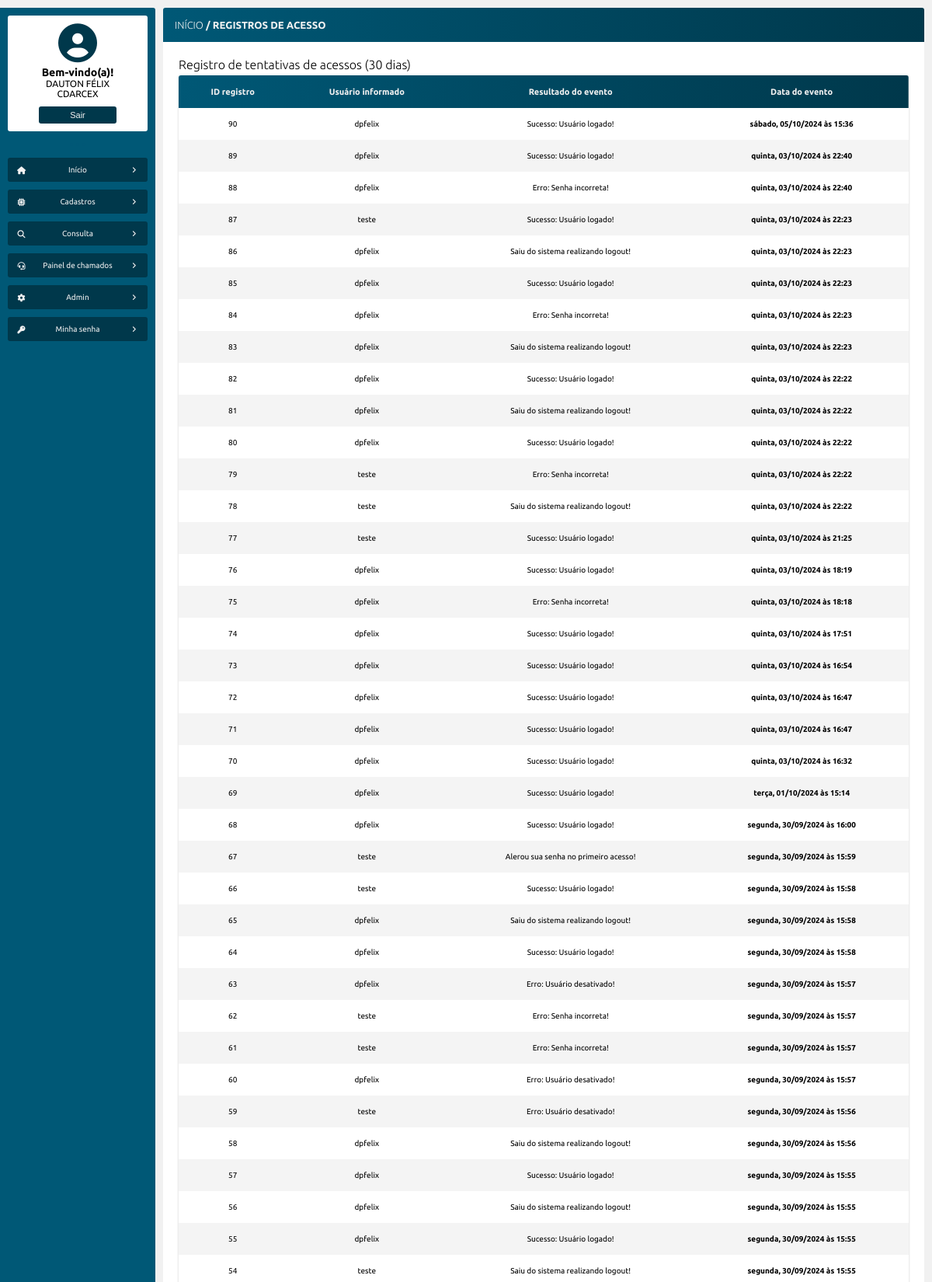
Page /log_logins.php (signed in, upper part) on the committed database.
### tables this page shows
CREATE TABLE `tb_logs_login` (
  `id` int NOT NULL AUTO_INCREMENT,
  `id_usuario` int DEFAULT NULL,
  `usuario_informado` varchar(100) DEFAULT NULL,
  `evento` varchar(100) DEFAULT NULL,
  `data_evento` datetime DEFAULT CURRENT_TIMESTAMP,
  PRIMARY KEY (`id`)
);

### src/model/Logs.php (called while the page is built, shortened)
<?php
class Logs
{
    public function __construct(private PDO $pdo)
    {
        $this->pdo = $pdo;
    }
    public function exibeRegistrosLogAcessos(): array
    {
        $sql = "SELECT *, DATE_FORMAT(data_evento, '%W, %d/%m/%Y às %H:%i' )
                AS data_evento
                FROM tb_logs_login
                WHERE data_evento >= DATE_SUB(CURDATE(), INTERVAL 30 DAY)
                ORDER BY id DESC";
        $stmt = $this->pdo->prepare($sql);
        $stmt->execute();
        $resultado = $stmt->fetchAll(PDO::FETCH_ASSOC);
        return $resultado;
    }
}

### log_logins.php (the view, shortened to what this page needs)
<?php
require_once "src/config/conexao_bd.php";
$logs = new Logs($pdo);
$dados_logs = $logs->exibeRegistrosLogAcessos();
?>
<!DOCTYPE html>
<html>
<head>
    <?php
        require_once "src/views/layout/head.php";
    ?>
</head>
<body>
    <main class="corpo">
        <?php
            require_once "src/views/layout/menu_lateral.php";
        ?>
        <section class="principal">
            <article class="conteudo">
                <header class="conteudo-cabecalho">
                <h3><a href="inicio.php">INÍCIO</a> / REGISTROS DE ACESSO</h3>
                </header>
                <section class="conteudo-center">
                            <h1>Registro de tentativas de acessos (30 dias)</h1>
                            <table>
                                <thead>
                                    <td>ID registro</td>
                                    <td>Usuário informado</td>
                                    <td>Resultado do evento</td>
                                    <td>Data do evento</td>
                                </thead>
                                <tbody>
                                    <?php foreach ($dados_logs as $logs) : ?>
                                        <tr>
                                            <td><?= htmlentities($logs['id']) ?></td>
                                            <td><?= htmlentities($logs['usuario_informado']) ?></td>
                                            <td><?= htmlentities($logs['evento']) ?></td>
                                            <td><b><?= htmlentities($logs['data_evento']) ?></b></td>
                                        </tr>
                                    <?php endforeach ?>
                                </tbody>
                            </table>
                </section>
            </article>
        </section>
    </main>
</body>
</html>

### css/style.css (style rules this page uses)
:root { --primary-color: #0088ff; --secundary-color: #005876; --terciary-color: #00384b; --white-color: #f1f1f1; --primary-shadow: 0 0 .5em #808080 }
* { padding: 0; margin: 0; box-sizing: border-box; }
a { text-decoration: none; }
body { font-family: 'Playpen Sans', cursive; font-family: 'Ubuntu', sans-serif; background: var(--white-color); }
.corpo { width: 100%; height: 100%; padding: 10px 10px 10px 0; position: absolute; display: flex; }
.principal { width: 100%; height: 100%; display: flex; flex-direction: column; }
.conteudo { width: 100%; height: 100%; position: relative; display: flex; flex-direction: column; align-items: center; overflow: hidden; background: #ffffff; border-radius: 3px; }
.conteudo-cabecalho { width: 100%; margin-bottom: 10px; padding: 15px; display: flex; justify-content: space-between; align-items: center; background: linear-gradient(to right, var(--secundary-color), var(--terciary-color)); color: var(--white-color); }
.conteudo-cabecalho h3 { font-size: 13px; font-weight: bold; }
.conteudo-cabecalho a { color: var(--white-color); font-weight: 300; }
.conteudo-center { width: 100%; height: 100%; padding: 10px 20px 20px 20px; display: flex; align-content: baseline; align-items: center; flex-direction: column; overflow: scroll; }
.conteudo-center h1 { width: 100%; font-size: 16px; font-weight: 100; }

### css/table.css (style rules this page uses)
table { width: 100%; margin: 5px auto; font-size: 10px; background: #ffffff; box-shadow: 0 0 .3em #cdcdcd; border-radius: 3px; border-collapse: collapse; text-align: center; overflow: auto; }
table tr td { padding: 15px; }
table thead { position: sticky; top: -10px; color: var(--white-color); font-weight: bold; background: linear-gradient(to right, var(--secundary-color), var(--terciary-color)); z-index: 1; }
table thead td:first-child { border-radius: 3px 0 0 0; }
table thead td:last-child { border-radius: 0 3px 0 0; }
table thead td { font-size: 11px; }
tbody tr:nth-child(even) { background: #f4f4f4; }

### rows in the picture
tb_logs_login: id "90", usuario_informado "dpfelix", evento "Sucesso: Usuário logado!", data_evento "sábado, 05/10/2024 às 15:36"
tb_logs_login: id "89", usuario_informado "dpfelix", evento "Sucesso: Usuário logado!", data_evento "quinta, 03/10/2024 às 22:40"
tb_logs_login: id "88", usuario_informado "dpfelix", evento "Erro: Senha incorreta!", data_evento "quinta, 03/10/2024 às 22:40"
tb_logs_login: id "87", usuario_informado "teste", evento "Sucesso: Usuário logado!", data_evento "quinta, 03/10/2024 às 22:23"
tb_logs_login: id "86", usuario_informado "dpfelix", evento "Saiu do sistema realizando logout!", data_evento "quinta, 03/10/2024 às 22:23"
tb_logs_login: id "85", usuario_informado "dpfelix", evento "Sucesso: Usuário logado!", data_evento "quinta, 03/10/2024 às 22:23"
tb_logs_login: id "84", usuario_informado "dpfelix", evento "Erro: Senha incorreta!", data_evento "quinta, 03/10/2024 às 22:23"
tb_logs_login: id "83", usuario_informado "dpfelix", evento "Saiu do sistema realizando logout!", data_evento "quinta, 03/10/2024 às 22:23"
tb_logs_login: id "82", usuario_informado "dpfelix", evento "Sucesso: Usuário logado!", data_evento "quinta, 03/10/2024 às 22:22"
tb_logs_login: id "81", usuario_informado "dpfelix", evento "Saiu do sistema realizando logout!", data_evento "quinta, 03/10/2024 às 22:22"
tb_logs_login: id "80", usuario_informado "dpfelix", evento "Sucesso: Usuário logado!", data_evento "quinta, 03/10/2024 às 22:22"
tb_logs_login: id "79", usuario_informado "teste", evento "Erro: Senha incorreta!", data_evento "quinta, 03/10/2024 às 22:22"
tb_logs_login: id "78", usuario_informado "teste", evento "Saiu do sistema realizando logout!", data_evento "quinta, 03/10/2024 às 22:22"
tb_logs_login: id "77", usuario_informado "teste", evento "Sucesso: Usuário logado!", data_evento "quinta, 03/10/2024 às 21:25"
tb_logs_login: id "76", usuario_informado "dpfelix", evento "Sucesso: Usuário logado!", data_evento "quinta, 03/10/2024 às 18:19"
tb_logs_login: id "75", usuario_informado "dpfelix", evento "Erro: Senha incorreta!", data_evento "quinta, 03/10/2024 às 18:18"
tb_logs_login: id "74", usuario_informado "dpfelix", evento "Sucesso: Usuário logado!", data_evento "quinta, 03/10/2024 às 17:51"
tb_logs_login: id "73", usuario_informado "dpfelix", evento "Sucesso: Usuário logado!", data_evento "quinta, 03/10/2024 às 16:54"
tb_logs_login: id "72", usuario_informado "dpfelix", evento "Sucesso: Usuário logado!", data_evento "quinta, 03/10/2024 às 16:47"
tb_logs_login: id "71", usuario_informado "dpfelix", evento "Sucesso: Usuário logado!", data_evento "quinta, 03/10/2024 às 16:47"
tb_logs_login: id "70", usuario_informado "dpfelix", evento "Sucesso: Usuário logado!", data_evento "quinta, 03/10/2024 às 16:32"
tb_logs_login: id "69", usuario_informado "dpfelix", evento "Sucesso: Usuário logado!", data_evento "terça, 01/10/2024 às 15:14"
tb_logs_login: id "68", usuario_informado "dpfelix", evento "Sucesso: Usuário logado!", data_evento "segunda, 30/09/2024 às 16:00"
tb_logs_login: id "67", usuario_informado "teste", evento "Alerou sua senha no primeiro acesso!", data_evento "segunda, 30/09/2024 às 15:59"
tb_logs_login: id "66", usuario_informado "teste", evento "Sucesso: Usuário logado!", data_evento "segunda, 30/09/2024 às 15:58"
tb_logs_login: id "65", usuario_informado "dpfelix", evento "Saiu do sistema realizando logout!", data_evento "segunda, 30/09/2024 às 15:58"
tb_logs_login: id "64", usuario_informado "dpfelix", evento "Sucesso: Usuário logado!", data_evento "segunda, 30/09/2024 às 15:58"
tb_logs_login: id "63", usuario_informado "dpfelix", evento "Erro: Usuário desativado!", data_evento "segunda, 30/09/2024 às 15:57"
tb_logs_login: id "62", usuario_informado "teste", evento "Erro: Senha incorreta!", data_evento "segunda, 30/09/2024 às 15:57"
tb_logs_login: id "61", usuario_informado "teste", evento "Erro: Senha incorreta!", data_evento "segunda, 30/09/2024 às 15:57"
tb_logs_login: id "60", usuario_informado "dpfelix", evento "Erro: Usuário desativado!", data_evento "segunda, 30/09/2024 às 15:57"
tb_logs_login: id "59", usuario_informado "teste", evento "Erro: Usuário desativado!", data_evento "segunda, 30/09/2024 às 15:56"
tb_logs_login: id "58", usuario_informado "dpfelix", evento "Saiu do sistema realizando logout!", data_evento "segunda, 30/09/2024 às 15:56"
tb_logs_login: id "57", usuario_informado "dpfelix", evento "Sucesso: Usuário logado!", data_evento "segunda, 30/09/2024 às 15:55"
tb_logs_login: id "56", usuario_informado "dpfelix", evento "Saiu do sistema realizando logout!", data_evento "segunda, 30/09/2024 às 15:55"
tb_logs_login: id "55", usuario_informado "dpfelix", evento "Sucesso: Usuário logado!", data_evento "segunda, 30/09/2024 às 15:55"
tb_logs_login: id "54", usuario_informado "teste", evento "Saiu do sistema realizando logout!", data_evento "segunda, 30/09/2024 às 15:55"

### other values in the picture
$_SESSION['nome'] "DAUTON FÉLIX"
$_SESSION['unidade'] "CDARCEX"
